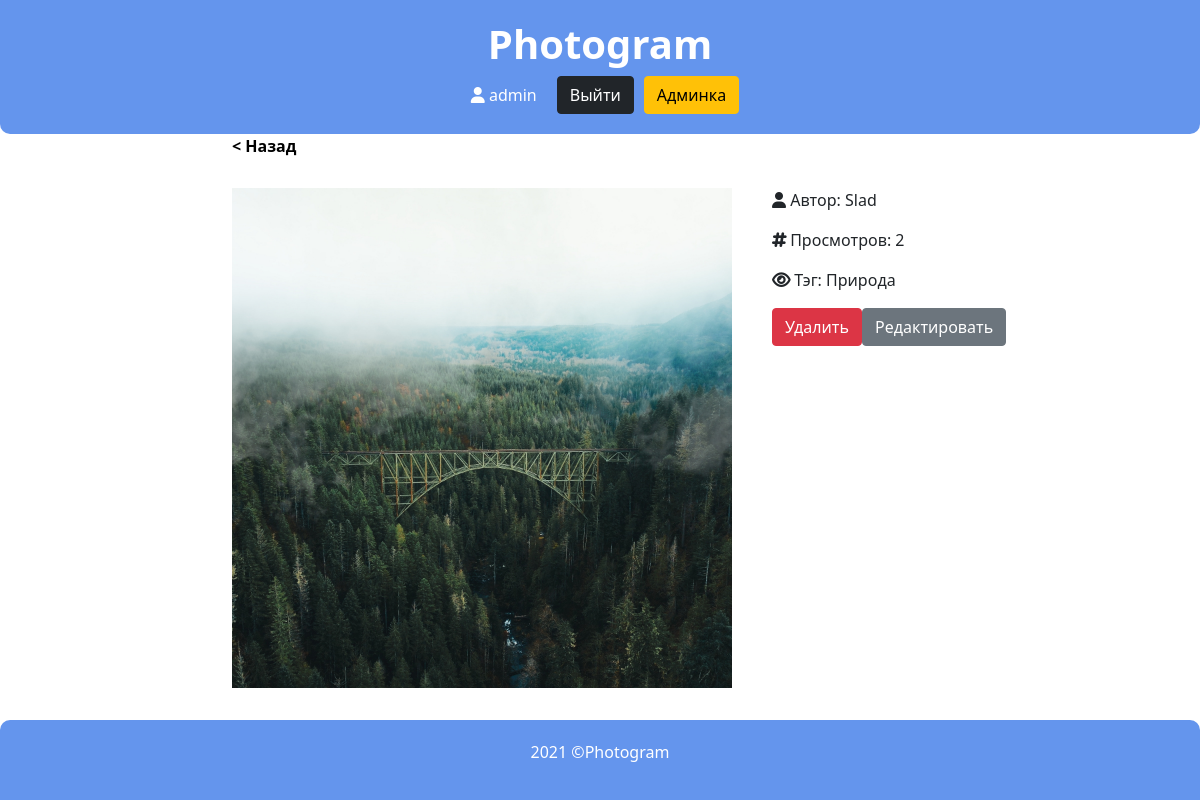
Page /post/7/ (signed in) on the committed database.
### posts/models.py (models this page shows, shortened)
class Post(models.Model):
    objects = ImageQuerySet.as_manager()
    author = models.ForeignKey(User,
                               null=True,
                               on_delete=models.CASCADE,
                               verbose_name='Пользователь')
    image = models.ImageField(upload_to='images/', verbose_name='Изображение')
    view_count = models.IntegerField(default=0, verbose_name='Кол-во просмотров')
    tag = models.CharField(max_length=30, choices=TAG_CHOICES, blank=True, verbose_name='Тэг')

### posts/views.py (the view)
# urls.py: path('post/<int:pk>/', views.PostDetailView.as_view(), name='post_detail'),
class PostDetailView(LoginRequiredMixin, DetailView):
    model = Post
    template_name = 'posts/post_detail.html'
    def get_object(self):
        post = super().get_object()
        post.view_count += 1
        post.save()
        self.view_count = post.view_count
        return post
    def get_context_data(self, **kwargs):
        context = super().get_context_data(**kwargs)
        context['view_count'] = self.view_count
        return context

### templates/posts/post_detail.html (shortened to what this page needs)
{% extends 'base.html' %}
{% block content %}
<div class="container">
    <div class="row">
        <div class="col-lg-8 offset-lg-2">
            <a class="back-href" href="{% url 'posts' %}">< Назад</a>
            <div class="image-detail-wrapper">
                <img class="post-detail-image" src="{{ post.image.url}}" alt="{{ post.author }}" width="500px">
                <div class="post-detail-info">
                    <p><i class="fas fa-user"></i> Автор: {{ post.author }}</p>
                    <p><i class="fas fa-hashtag"></i> Просмотров: {{ post.view_count }}</p>
                    <p><i class="fas fa-eye"></i> Тэг: {{ post.get_tag_display }}</p>
                    <div class="post-buttons">
                        {% if user == post.author or user.is_staff %}
                        <form action="{% url 'post_delete' pk=post.pk %}" method="POST">
                            <button class="btn btn-danger" type="submit">Удалить</button>
                        </form>
                        {% endif %}
                        {% if user.is_staff %}
                          <form action="{% url 'post_update' pk=post.pk %}" method="POST">
                            <button class="btn btn-secondary" type="submit">Редактировать</button>
                          </form>
                        {% endif %}
                      </div>
                </div>
            </div>
        </div>
    </div>
</div>
{% endblock %}

### templates/base.html (shortened to what this page needs)
<!DOCTYPE html>
<html>
<head>
  {% load static %}
  <link href="https://cdn.jsdelivr.net/npm/bootstrap@5.0.1/dist/css/bootstrap.min.css"
        rel="stylesheet"
>
  <link rel="stylesheet" href="{% static 'css/style.css' %}">
</head>
<body class="d-flex flex-column min-vh-100">
  <header class="header ">
    <div class="container">
      <div class="row">
        <div class="col-lg-12">
          <a href="{% url 'posts' %}">
            <h1 class="logo">Photogram</h1>
          </a>
          <div class="nav-menu">
            {% if user.is_authenticated %}
              <p class="nav-item"><i class="fas fa-user"></i> {{ user.username }}</p>
              <a href="{% url 'logout' %}">
                <input type="submit" value="Выйти" class="btn btn-dark nav-item">
              </a>
            {% if user.is_staff %}
              <a href="{% url 'user_list' %}">
                <input type="submit" value="Админка" class="btn btn-warning">
              </a>
            {% endif %}
            {% else %}
              <a href="{% url 'login' %}">
                <input type="submit" class="btn btn-dark" value="Войти">
              </a>
                <a href="{% url 'signup' %}"><input type="submit" class="btn btn-dark" value="Регистрация">
              </a>
            {% endif %}
          </div>
        </div>
      </div>
    </div>
  </header>
  <main class="wrapper flex-grow-1">
    {% block content %}
    {% endblock %}
  </main>
  <footer class="blue navbar-fixed-bottom row-fluid">
    <div class="navbar-inner">
      <div class="container">
        <p>2021 ©Photogram</p>
      </div>
    </div>
  </footer>
</body>
</html>

### posts/static/css/style.css (style rules this page uses)
.blue { background-color: cornflowerblue }
i { font-family: fontawesome !important; }
a, a:hover { text-decoration: none; }
.header { padding: 20px 0; background-color: cornflowerblue; color: #fff; text-align: center; border-radius: 0 0 10px 10px; }
.logo, .logo:hover { font-weight: bold; color: #fff; }
.nav-menu { display: flex; justify-content: center; align-items: center; }
.nav-item { margin: 0 10px; color:#fff; }
footer { text-align: center; color: #fff; padding: 20px; border-radius: 10px 10px 0 0; }
.post-info, .post-buttons { display: flex; flex-direction: row; margin-top: 10px; }
.back-href, .back-href:hover { color: #000; font-weight: bold; }
.image-detail-wrapper { margin: 30px 0; display: flex; justify-content: flex-start; }
.post-detail-info { margin-left: 40px; }

### rows in the picture
Post: image (picture), author "Slad", view_count "2", tag "Природа"

### other values in the picture
{{ user.username }} "admin"
